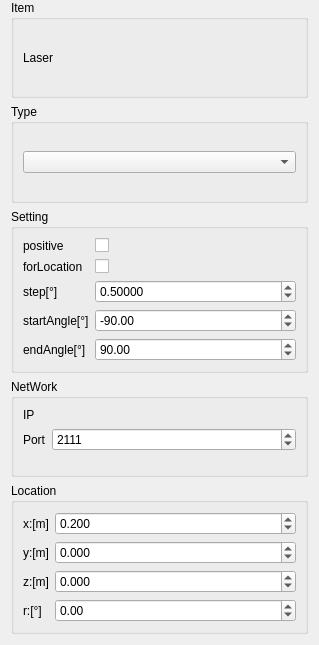
<?xml version="1.0" encoding="UTF-8"?>
<ui version="4.0">
 <class>WidgetLaserSetting</class>
 <widget class="QWidget" name="WidgetLaserSetting">
  <property name="geometry">
   <rect>
    <x>0</x>
    <y>0</y>
    <width>319</width>
    <height>645</height>
   </rect>
  </property>
  <property name="windowTitle">
   <string>Form</string>
  </property>
  <layout class="QVBoxLayout" name="verticalLayout_2">
   <property name="topMargin">
    <number>0</number>
   </property>
   <item>
    <widget class="QGroupBox" name="groupBox_3">
     <property name="title">
      <string>Item</string>
     </property>
     <layout class="QVBoxLayout" name="verticalLayout_5">
      <item>
       <widget class="QLabel" name="label_9">
        <property name="text">
         <string>Laser</string>
        </property>
       </widget>
      </item>
     </layout>
    </widget>
   </item>
   <item>
    <widget class="QGroupBox" name="groupBox">
     <property name="title">
      <string>Type</string>
     </property>
     <layout class="QVBoxLayout" name="verticalLayout">
      <item>
       <widget class="customComboBox" name="comboBox_model">
        <property name="currentIndex">
         <number>-1</number>
        </property>
       </widget>
      </item>
     </layout>
    </widget>
   </item>
   <item>
    <widget class="QGroupBox" name="groupBox_12">
     <property name="title">
      <string>Setting</string>
     </property>
     <layout class="QHBoxLayout" name="horizontalLayout_5">
      <item>
       <layout class="QFormLayout" name="formLayout_2">
        <item row="0" column="0">
         <widget class="QLabel" name="label_8">
          <property name="text">
           <string>positive</string>
          </property>
         </widget>
        </item>
        <item row="0" column="1">
         <widget class="customCheckBox" name="checkBox_upside"/>
        </item>
        <item row="1" column="0">
         <widget class="QLabel" name="label_useForLocalization">
          <property name="text">
           <string>forLocation</string>
          </property>
         </widget>
        </item>
        <item row="1" column="1">
         <widget class="customCheckBox" name="checkBox_useForLocalization"/>
        </item>
        <item row="2" column="0">
         <widget class="QLabel" name="label_3">
          <property name="toolTip">
           <string>Angle interval of laser beam</string>
          </property>
          <property name="text">
           <string>step[°]</string>
          </property>
         </widget>
        </item>
        <item row="2" column="1">
         <layout class="QHBoxLayout" name="horizontalLayout_2">
          <item>
           <widget class="customDoubleSpinBox" name="doubleSpinBox_step">
            <property name="toolTip">
             <string>bigger than 0</string>
            </property>
            <property name="decimals">
             <number>5</number>
            </property>
            <property name="minimum">
             <double>0.001000000000000</double>
            </property>
            <property name="maximum">
             <double>99999999.998999997973442</double>
            </property>
            <property name="singleStep">
             <double>0.100000000000000</double>
            </property>
            <property name="value">
             <double>0.500000000000000</double>
            </property>
           </widget>
          </item>
         </layout>
        </item>
        <item row="4" column="0">
         <widget class="QLabel" name="label_7">
          <property name="toolTip">
           <string>end scanning angle</string>
          </property>
          <property name="text">
           <string>endAngle[°]</string>
          </property>
         </widget>
        </item>
        <item row="4" column="1">
         <layout class="QHBoxLayout" name="horizontalLayout_4">
          <item>
           <widget class="customDoubleSpinBox" name="doubleSpinBox_max_angle">
            <property name="toolTip">
             <string>range[-180,180]</string>
            </property>
            <property name="minimum">
             <double>-180.000000000000000</double>
            </property>
            <property name="maximum">
             <double>180.000000000000000</double>
            </property>
            <property name="value">
             <double>90.000000000000000</double>
            </property>
           </widget>
          </item>
         </layout>
        </item>
        <item row="3" column="0">
         <widget class="QLabel" name="label_6">
          <property name="toolTip">
           <string>start scanning angle</string>
          </property>
          <property name="text">
           <string>startAngle[°]</string>
          </property>
         </widget>
        </item>
        <item row="3" column="1">
         <layout class="QHBoxLayout" name="horizontalLayout_3">
          <item>
           <widget class="customDoubleSpinBox" name="doubleSpinBox_min_angle">
            <property name="toolTip">
             <string>range[-180,180]</string>
            </property>
            <property name="minimum">
             <double>-180.000000000000000</double>
            </property>
            <property name="maximum">
             <double>180.000000000000000</double>
            </property>
            <property name="value">
             <double>-90.000000000000000</double>
            </property>
           </widget>
          </item>
         </layout>
        </item>
       </layout>
      </item>
     </layout>
    </widget>
   </item>
   <item>
    <widget class="QGroupBox" name="groupBox_10">
     <property name="title">
      <string>NetWork</string>
     </property>
     <layout class="QVBoxLayout" name="verticalLayout_10">
      <item>
       <layout class="QFormLayout" name="formLayout_3">
        <item row="0" column="0">
         <widget class="QLabel" name="label_IP">
          <property name="text">
           <string>IP</string>
          </property>
         </widget>
        </item>
        <item row="1" column="0">
         <widget class="QLabel" name="label_port">
          <property name="text">
           <string>Port</string>
          </property>
         </widget>
        </item>
        <item row="1" column="1">
         <widget class="customSpinBox" name="spinBox_port">
          <property name="maximum">
           <number>65535</number>
          </property>
          <property name="value">
           <number>2111</number>
          </property>
         </widget>
        </item>
        <item row="0" column="1">
         <widget class="QIpAddressEdit" name="widget_IP" native="true"/>
        </item>
       </layout>
      </item>
     </layout>
    </widget>
   </item>
   <item>
    <widget class="QGroupBox" name="groupBox_2">
     <property name="title">
      <string>Location</string>
     </property>
     <layout class="QHBoxLayout" name="horizontalLayout">
      <item>
       <layout class="QFormLayout" name="formLayout">
        <item row="0" column="0">
         <widget class="QLabel" name="label_x">
          <property name="text">
           <string>x:[m]</string>
          </property>
         </widget>
        </item>
        <item row="0" column="1">
         <widget class="customDoubleSpinBox" name="doubleSpinBox_x">
          <property name="decimals">
           <number>3</number>
          </property>
          <property name="minimum">
           <double>-10.000000000000000</double>
          </property>
          <property name="maximum">
           <double>10.000000000000000</double>
          </property>
          <property name="singleStep">
           <double>0.010000000000000</double>
          </property>
          <property name="value">
           <double>0.200000000000000</double>
          </property>
         </widget>
        </item>
        <item row="1" column="0">
         <widget class="QLabel" name="label_y">
          <property name="text">
           <string>y:[m]</string>
          </property>
         </widget>
        </item>
        <item row="1" column="1">
         <widget class="customDoubleSpinBox" name="doubleSpinBox_y">
          <property name="decimals">
           <number>3</number>
          </property>
          <property name="minimum">
           <double>-10.000000000000000</double>
          </property>
          <property name="maximum">
           <double>10.000000000000000</double>
          </property>
          <property name="singleStep">
           <double>0.010000000000000</double>
          </property>
         </widget>
        </item>
        <item row="2" column="0">
         <widget class="QLabel" name="label_z">
          <property name="text">
           <string>z:[m]</string>
          </property>
         </widget>
        </item>
        <item row="2" column="1">
         <widget class="customDoubleSpinBox" name="doubleSpinBox_z">
          <property name="frame">
           <bool>true</bool>
          </property>
          <property name="accelerated">
           <bool>false</bool>
          </property>
          <property name="keyboardTracking">
           <bool>true</bool>
          </property>
          <property name="decimals">
           <number>3</number>
          </property>
          <property name="minimum">
           <double>-10.000000000000000</double>
          </property>
          <property name="maximum">
           <double>10.000000000000000</double>
          </property>
          <property name="singleStep">
           <double>0.010000000000000</double>
          </property>
         </widget>
        </item>
        <item row="3" column="0">
         <widget class="QLabel" name="label_r">
          <property name="text">
           <string>r:[°]</string>
          </property>
         </widget>
        </item>
        <item row="3" column="1">
         <widget class="customDoubleSpinBox" name="doubleSpinBox_r">
          <property name="toolTip">
           <string>range[-180,180]</string>
          </property>
          <property name="decimals">
           <number>2</number>
          </property>
          <property name="minimum">
           <double>-180.000000000000000</double>
          </property>
          <property name="maximum">
           <double>180.000000000000000</double>
          </property>
         </widget>
        </item>
       </layout>
      </item>
     </layout>
    </widget>
   </item>
  </layout>
 </widget>
 <customwidgets>
  <customwidget>
   <class>customDoubleSpinBox</class>
   <extends>QDoubleSpinBox</extends>
   <header>ModelCustomWidget.h</header>
  </customwidget>
  <customwidget>
   <class>customSpinBox</class>
   <extends>QSpinBox</extends>
   <header>ModelCustomWidget.h</header>
  </customwidget>
  <customwidget>
   <class>customComboBox</class>
   <extends>QComboBox</extends>
   <header>ModelCustomWidget.h</header>
  </customwidget>
  <customwidget>
   <class>customCheckBox</class>
   <extends>QCheckBox</extends>
   <header>ModelCustomWidget.h</header>
  </customwidget>
  <customwidget>
   <class>QIpAddressEdit</class>
   <extends>QWidget</extends>
   <header>QIpAddressEdit.h</header>
   <container>1</container>
  </customwidget>
 </customwidgets>
 <resources/>
 <connections/>
</ui>
